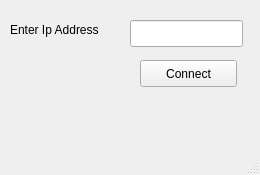
<?xml version="1.0" encoding="UTF-8"?>
<ui version="4.0">
 <class>connectToServer</class>
 <widget class="QMainWindow" name="connectToServer">
  <property name="geometry">
   <rect>
    <x>0</x>
    <y>0</y>
    <width>260</width>
    <height>175</height>
   </rect>
  </property>
  <property name="focusPolicy">
   <enum>Qt::NoFocus</enum>
  </property>
  <property name="windowTitle">
   <string>Connect to server</string>
  </property>
  <widget class="QWidget" name="centralwidget">
   <widget class="QLineEdit" name="serverIp">
    <property name="geometry">
     <rect>
      <x>130</x>
      <y>20</y>
      <width>113</width>
      <height>27</height>
     </rect>
    </property>
   </widget>
   <widget class="QPushButton" name="Connect">
    <property name="geometry">
     <rect>
      <x>140</x>
      <y>60</y>
      <width>97</width>
      <height>27</height>
     </rect>
    </property>
    <property name="text">
     <string>Connect</string>
    </property>
   </widget>
   <widget class="QLabel" name="label">
    <property name="geometry">
     <rect>
      <x>10</x>
      <y>20</y>
      <width>121</width>
      <height>20</height>
     </rect>
    </property>
    <property name="text">
     <string>Enter Ip Address</string>
    </property>
   </widget>
  </widget>
  <widget class="QMenuBar" name="menubar">
   <property name="geometry">
    <rect>
     <x>0</x>
     <y>0</y>
     <width>260</width>
     <height>25</height>
    </rect>
   </property>
  </widget>
  <widget class="QStatusBar" name="statusbar"/>
 </widget>
 <resources/>
 <connections>
  <connection>
   <sender>Connect</sender>
   <signal>clicked(bool)</signal>
   <receiver>connectToServer</receiver>
   <slot>GetIp()</slot>
   <hints>
    <hint type="sourcelabel">
     <x>188</x>
     <y>98</y>
    </hint>
    <hint type="destinationlabel">
     <x>129</x>
     <y>87</y>
    </hint>
   </hints>
  </connection>
 </connections>
 <slots>
  <slot>GetIp()</slot>
 </slots>
</ui>
